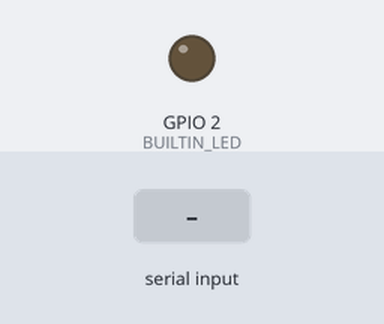
Bench run of a program on a simulated ESP32. On the bench: output pins drawn as LEDs (lit = HIGH). The test bench sets the inputs (shaded band). What the program prints to the serial monitor is not drawn.

Above: at 1.8 s.
1.9 s: byte 30 received over Serial
At 3.2 s:
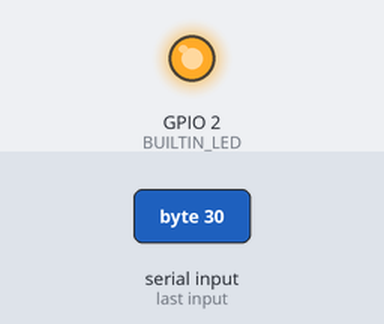
4.9 s: byte 90 received over Serial
At 8.2 s:
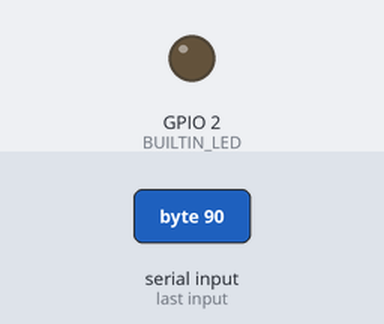
Timing chart, 0 to 9.7 s (numbered marks = the images above; inputs shaded):
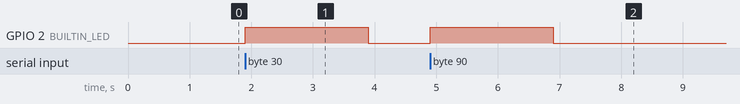

Measured:
- after the input at 1.9 s, GPIO 2 (BUILTIN_LED): LOW → HIGH at once, → LOW 2.0 s later
- after the input at 4.9 s, GPIO 2 (BUILTIN_LED): LOW → HIGH at once, → LOW 2.0 s later

The program:

main.cpp
```cpp
/*
  Consider the LED on the ESP-32 to be a backlight for a screen.
  The program should echo the text entered into the serial console.
  The LED should stay lit when the text is being echoed in the console.
  The LED should be off when there is inactivity for more than 5 seconds.
*/

#include <Arduino.h>
#define BUILTIN_LED 2
#define DELAY_IN_MS 2000

#if CONFIG_FREERTOS_UNICORE
static const BaseType_t app_cpu = 0;
#else
static const BaseType_t app_cpu = 1;
#endif

static TaskHandle_t thConsole     = NULL;
static TaskHandle_t thLedControl  = NULL;
static TimerHandle_t tihTimer     = NULL;


void check(void){
  Serial.println("Check pass.");
}

// This is the function called to print in the console.
void taskConsole(void *parameters){
  char c;
  while(1){
    if (Serial.available() == 0){
    }
    else{
      c = Serial.read();
      Serial.print(c);
      digitalWrite(BUILTIN_LED, HIGH);
      xTimerReset(tihTimer, portMAX_DELAY);
    }
  }
}


//This is the callback function for the timer.
//This function is called when the timer expires.
//Control the LED through this function.
void callbackTimer( TimerHandle_t xTimer){
  //Task to perform when the timer expires.
  digitalWrite(BUILTIN_LED, LOW);
}

void setup(){
  pinMode(BUILTIN_LED, OUTPUT);
  Serial.begin(115200);
  vTaskDelay(1000 / portTICK_PERIOD_MS);
  Serial.println("======This is your serial console.======");

  xTaskCreatePinnedToCore(taskConsole, "Console task", 1024, NULL, 1, NULL, app_cpu);
  tihTimer = xTimerCreate("LED Timer",DELAY_IN_MS/portTICK_PERIOD_MS, 0, NULL, callbackTimer);

  //Verify that the timer is created.
  if (NULL == tihTimer){
    Serial.println("The timer couldn't be created.");
    Serial.println("Continuing without the timer.");
  }

  vTaskDelete(NULL);
}

void loop(){
  // check();
}
```
